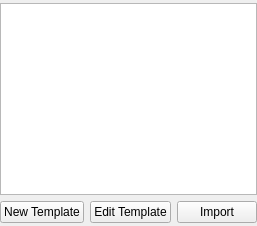
                 <widget class="QWidget" name="EquipmentSelectPage">
                  <layout class="QVBoxLayout" name="verticalLayout_19">
                   <property name="leftMargin">
                    <number>0</number>
                   </property>
                   <property name="topMargin">
                    <number>3</number>
                   </property>
                   <property name="rightMargin">
                    <number>0</number>
                   </property>
                   <property name="bottomMargin">
                    <number>3</number>
                   </property>
                   <item>
                    <widget class="QListWidget" name="EquipmentTemplatesListWidget">
                     <property name="font">
                      <font>
                       <pointsize>11</pointsize>
                      </font>
                     </property>
                     <property name="toolTip">
                      <string>&lt;html&gt;&lt;head/&gt;&lt;body&gt;&lt;p&gt;Each entry can have a list of key/value pairs. For example a Diffractometer model can have a list of features.&lt;/p&gt;&lt;/body&gt;&lt;/html&gt;</string>
                     </property>
                     <property name="editTriggers">
                      <set>QAbstractItemView::NoEditTriggers</set>
                     </property>
                     <property name="selectionMode">
                      <enum>QAbstractItemView::SingleSelection</enum>
                     </property>
                     <property name="selectionBehavior">
                      <enum>QAbstractItemView::SelectRows</enum>
                     </property>
                    </widget>
                   </item>
                   <item>
                    <layout class="QHBoxLayout" name="horizontalLayout_Buttons">
                     <property name="spacing">
                      <number>6</number>
                     </property>
                     <item>
                      <widget class="QPushButton" name="NewEquipmentTemplateButton">
                       <property name="text">
                        <string>New Template</string>
                       </property>
                      </widget>
                     </item>
                     <item>
                      <widget class="QPushButton" name="EditEquipmentTemplateButton">
                       <property name="text">
                        <string>Edit Template</string>
                       </property>
                      </widget>
                     </item>
                     <item>
                      <widget class="QPushButton" name="ImportEquipmentTemplateButton">
                       <property name="text">
                        <string>Import</string>
                       </property>
                      </widget>
                     </item>
                    </layout>
                   </item>
                  </layout>
                 </widget>
